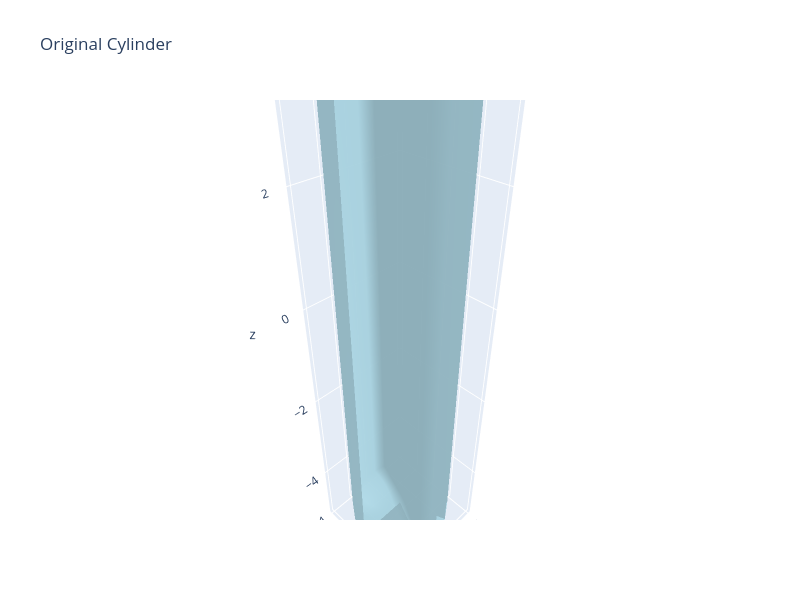

The cell this chart's notebook holds for it:
### Markdown cell above
## Create and Visualize Cylinder

### Code cell
# Load cylinder mesh we created in demo_cylinder_mesh.ipynb

mm = MeshManager()
mm.load_mesh("../data/demo/cylinder.obj")
mm.print_mesh_analysis()
mm.visualize_mesh_3d(title="Original Cylinder", backend="plotly")

### Figure 1 — Plotly figure (JSON) as saved in the notebook; plotly's stock layout.template omitted (floating-point values rounded to 4 significant figures)
{"data": [{"color": "lightblue", "i": [1, 1, 2, 2, 4, 4, 5, 5, 6, 6, 7, 7, 8, 8, 9, 9, 10, 10, 11, 11, 12, 12, 13, 13, 14, 14, 15, 15, 16, 16, 17, 17, 18, 18, 19, 19, 20, 20, 21, 21, 22, 22, 23, 23, 24, 24, 25, 25, 26, 26, 27, 27, 28, 28, 29, 29, 30, 30, 31, 31, 32, 32, 33, 33], "j": [0, 4, 4, 5, 0, 6, 6, 7, 0, 8, 8, 9, 0, 10, 10, 11, 0, 12, 12, 13, 0, 14, 14, 15, 0, 16, 16, 17, 0, 18, 18, 19, 0, 20, 20, 21, 0, 22, 22, 23, 0, 24, 24, 25, 0, 26, 26, 27, 0, 28, 28, 29, 0, 30, 30, 31, 0, 32, 32, 33, 0, 1, 1, 2], "k": [4, 2, 5, 3, 6, 5, 7, 3, 8, 7, 9, 3, 10, 9, 11, 3, 12, 11, 13, 3, 14, 13, 15, 3, 16, 15, 17, 3, 18, 17, 19, 3, 20, 19, 21, 3, 22, 21, 23, 3, 24, 23, 25, 3, 26, 25, 27, 3, 28, 27, 29, 3, 30, 29, 31, 3, 32, 31, 33, 3, 1, 33, 2, 3], "name": "Mesh", "opacity": 0.8, "type": "mesh3d", "x": [0.0, 1.0, 1.0, 0.0, 0.9239, 0.9239, 0.7071, 0.7071, 0.3827, 0.3827, 0.0, 0.0, -0.3827, -0.3827, -0.7071, -0.7071, -0.9239, -0.9239, -1.0, -1.0, -0.9239, -0.9239, -0.7071, -0.7071, -0.3827, -0.3827, -0.0, -0.0, 0.3827, 0.3827, 0.7071, 0.7071, 0.9239, 0.9239], "y": [0.0, 0.0, 0.0, 0.0, 0.3827, 0.3827, 0.7071, 0.7071, 0.9239, 0.9239, 1.0, 1.0, 0.9239, 0.9239, 0.7071, 0.7071, 0.3827, 0.3827, 0.0, 0.0, -0.3827, -0.3827, -0.7071, -0.7071, -0.9239, -0.9239, -1.0, -1.0, -0.9239, -0.9239, -0.7071, -0.7071, -0.3827, -0.3827], "z": [-5.0, -5.0, 5.0, 5.0, -5.0, 5.0, -5.0, 5.0, -5.0, 5.0, -5.0, 5.0, -5.0, 5.0, -5.0, 5.0, -5.0, 5.0, -5.0, 5.0, -5.0, 5.0, -5.0, 5.0, -5.0, 5.0, -5.0, 5.0, -5.0, 5.0, -5.0, 5.0, -5.0, 5.0]}], "layout": {"autosize": false, "height": 600, "scene": {"aspectmode": "data", "xaxis": {"visible": true}, "yaxis": {"visible": true}, "zaxis": {"visible": true}}, "title": {"text": "Original Cylinder"}, "width": 800}}
